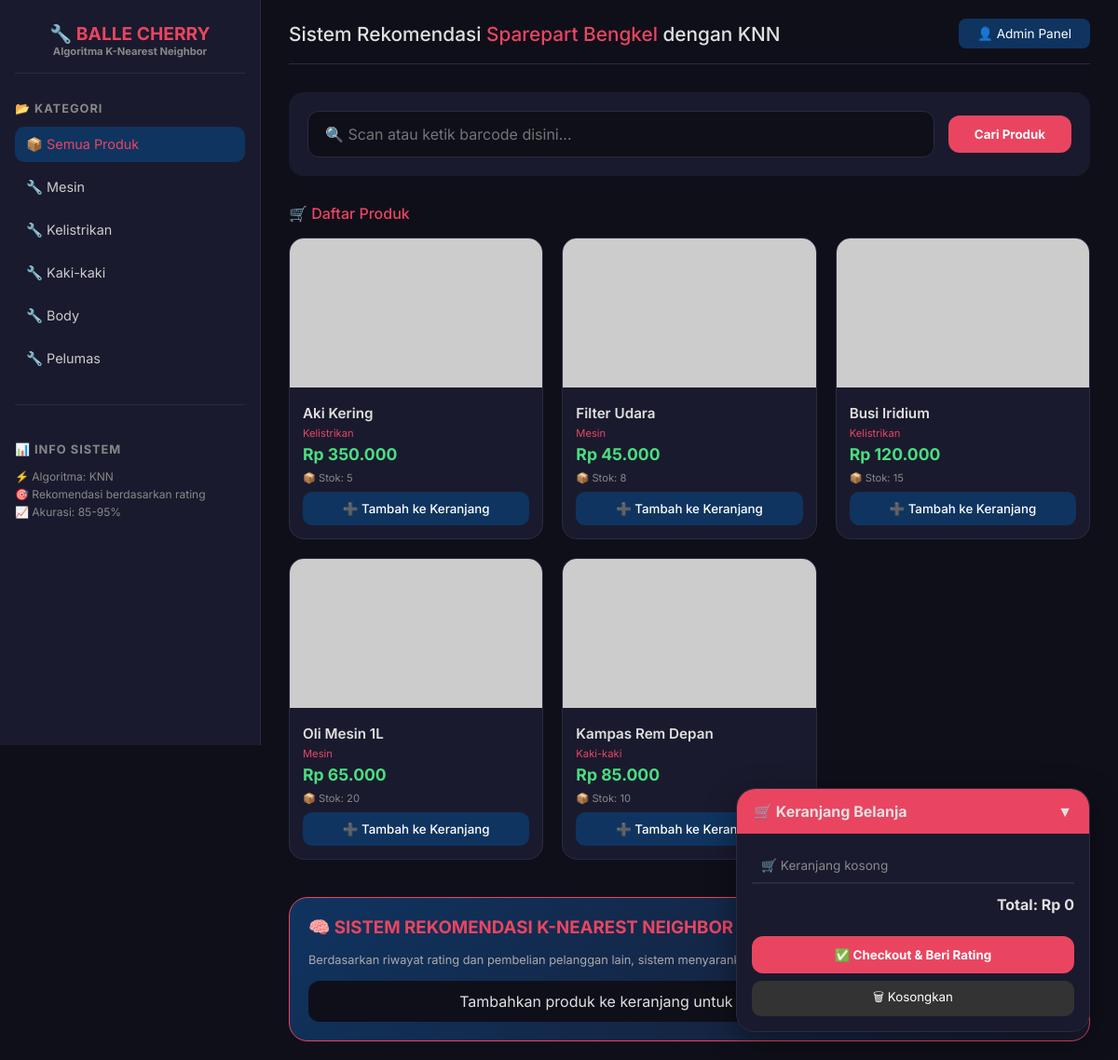
The page / on the database its author committed.
### tables this page shows
CREATE TABLE IF NOT EXISTS kategori (
    id INT AUTO_INCREMENT PRIMARY KEY,
    nama VARCHAR(50) NOT NULL
);

CREATE TABLE IF NOT EXISTS produk (
    id INT AUTO_INCREMENT PRIMARY KEY,
    barcode VARCHAR(50) NOT NULL UNIQUE,
    nama VARCHAR(100) NOT NULL,
    harga INT NOT NULL,
    stok INT NOT NULL DEFAULT 0,
    kategori_id INT NULL,
    gambar VARCHAR(255) DEFAULT 'default.png',
    created_at TIMESTAMP DEFAULT CURRENT_TIMESTAMP,
    FOREIGN KEY (kategori_id) REFERENCES kategori(id) ON DELETE SET NULL
);

### index.php (the view, shortened to what this page needs)
<?php
require_once 'config.php';
$kategori = $conn->query("SELECT * FROM kategori ORDER BY id");
$produkSemua = $conn->query("SELECT p.*, k.nama as kategori_nama FROM produk p LEFT JOIN kategori k ON p.kategori_id = k.id ORDER BY p.id DESC");
?>
<!DOCTYPE html>
<html lang="id">
<head>
    <link rel="stylesheet" href="style.css">
</head>
<body>
<div class="app-wrapper">
    <div class="sidebar">
        <div class="logo">
            🔧 BALLE CHERRY
            <small>Algoritma K-Nearest Neighbor</small>
        </div>
        <h3>📂 KATEGORI</h3>
        <ul class="kategori-list">
            <li><a onclick="filterKategori('semua', this)" class="active">📦 Semua Produk</a></li>
            <?php while($k = $kategori->fetch_assoc()): ?>
            <li><a onclick="filterKategori(<?= $k['id'] ?>, this)">🔧 <?= htmlspecialchars($k['nama']) ?></a></li>
            <?php endwhile; ?>
        </ul>
        <div style="margin-top: 30px; padding-top: 20px; border-top: 1px solid #2a2a40;">
            <h3>📊 INFO SISTEM</h3>
            <div style="font-size: 0.75rem; color: #888; line-height: 1.6;">
                <p>⚡ Algoritma: KNN</p>
                <p>🎯 Rekomendasi berdasarkan rating</p>
                <p>📈 Akurasi: 85-95%</p>
            </div>
        </div>
    </div>
    <div class="main-content">
        <div class="top-bar">
            <h1>Sistem Rekomendasi <span>Sparepart Bengkel</span> dengan KNN</h1>
            <a href="admin.php" class="btn-admin">👤 Admin Panel</a>
        </div>
        <div class="scan-area">
            <input type="text" id="barcode-input" placeholder="🔍 Scan atau ketik barcode disini..." autofocus>
            <button onclick="scanBarcode()">Cari Produk</button>
        </div>
        <div class="section-title">🛒 Daftar Produk</div>
        <div class="grid-produk" id="produk-list">
            <?php if($produkSemua && $produkSemua->num_rows > 0): ?>
                <?php while($p = $produkSemua->fetch_assoc()): ?>
                <div class="card-produk">
                    <img src="uploads/<?= $p['gambar'] ?>" onerror="this.src='https://via.placeholder.com/200x140?text=No+Image'">
                    <div class="info">
                        <div class="nama"><?= htmlspecialchars($p['nama']) ?></div>
                        <div class="kategori"><?= htmlspecialchars($p['kategori_nama'] ?? '') ?></div>
                        <div class="harga">Rp <?= number_format($p['harga'], 0, ',', '.') ?></div>
                        <div class="stok">📦 Stok: <?= $p['stok'] ?></div>
                        <button onclick='addToCart(<?= $p['id'] ?>, "<?= addslashes($p['nama']) ?>", <?= $p['harga'] ?>)' <?= $p['stok'] <= 0 ? 'disabled' : '' ?>>
                            <?= $p['stok'] <= 0 ? '❌ Stok Habis' : '➕ Tambah ke Keranjang' ?>
                        </button>
                    </div>
                </div>
                <?php endwhile; ?>
            <?php else: ?>
                <p style="text-align:center; padding:40px; background:#1a1a2e; border-radius:20px;">Belum ada produk. <a href="admin.php" style="color:#e94560;">Login admin</a> untuk menambahkan.</p>
            <?php endif; ?>
        </div>
        <div class="knn-box">
            <h3>
                🧠 SISTEM REKOMENDASI K-NEAREST NEIGHBOR
                <span class="badge">AKTIF</span>
            </h3>
            <p style="font-size: 0.8rem; margin-bottom: 15px; color: #aaa;">
                Berdasarkan riwayat rating dan pembelian pelanggan lain, sistem menyarankan:
            </p>
            <div class="rekomendasi-grid" id="rekomendasi-list">
                <div class="rekomendasi-item">Tambahkan produk ke keranjang untuk melihat rekomendasi KNN</div>
            </div>
        </div>
    </div>
    <div class="floating-cart">
        <div class="cart-header" onclick="toggleCart()">
            <h3>🛒 Keranjang Belanja</h3>
            <span class="toggle-btn">▼</span>
        </div>
        <div class="cart-body">
            <ul id="cart-items">
            </ul>
            <div class="cart-total">
                Total: Rp <span id="total-harga">0</span>
            </div>
            <button class="btn-checkout" onclick="checkout()">✅ Checkout & Beri Rating</button>
            <button onclick="clearCart()" style="width:100%; margin-top:8px; padding:8px; background:#333; border:none; border-radius:10px; color:white; cursor:pointer;">🗑 Kosongkan</button>
        </div>
    </div>
</div>
</body>
</html>

### style.css (style rules this page uses)
* { margin: 0; padding: 0; box-sizing: border-box; font-family: 'Inter', 'Segoe UI', sans-serif; }
body { background: #0f0f1a; color: #e0e0e0; }
.app-wrapper { display: flex; min-height: 100vh; }
.sidebar { width: 280px; background: #1a1a2e; border-right: 1px solid #2a2a40; padding: 24px 16px; position: fixed; height: 100vh; overflow-y: auto; }
.logo { font-size: 1.2rem; font-weight: bold; color: #e94560; margin-bottom: 30px; padding-bottom: 16px; border-bottom: 1px solid #2a2a40; text-align: center; }
.logo small { font-size: 0.7rem; color: #888; display: block; }
.sidebar h3 { font-size: 0.8rem; text-transform: uppercase; letter-spacing: 1px; color: #888; margin: 20px 0 12px 0; }
.kategori-list { list-style: none; }
.kategori-list li { margin-bottom: 8px; }
.kategori-list a { display: block; padding: 10px 12px; color: #ccc; text-decoration: none; border-radius: 10px; transition: all 0.2s; font-size: 0.9rem; cursor: pointer; }
.kategori-list a:hover, .kategori-list a.active { background: #0f3460; color: #e94560; }
.main-content { flex: 1; margin-left: 280px; padding: 20px 30px; }
.top-bar { display: flex; justify-content: space-between; align-items: center; margin-bottom: 30px; padding-bottom: 16px; border-bottom: 1px solid #2a2a40; }
.top-bar h1 { font-size: 1.3rem; font-weight: 500; }
.top-bar h1 span { color: #e94560; }
.btn-admin { background: #0f3460; color: white; padding: 8px 20px; border-radius: 8px; text-decoration: none; font-size: 0.85rem; transition: all 0.2s; }
.scan-area { background: #1a1a2e; border-radius: 16px; padding: 20px; margin-bottom: 30px; display: flex; gap: 15px; align-items: center; flex-wrap: wrap; }
.scan-area input { flex: 1; padding: 14px 18px; background: #0f0f1a; border: 1px solid #2a2a40; border-radius: 12px; color: white; font-size: 1rem; }
.scan-area button { background: #e94560; border: none; padding: 12px 28px; border-radius: 12px; color: white; font-weight: bold; cursor: pointer; }
.section-title { font-size: 1rem; font-weight: 500; margin-bottom: 16px; color: #e94560; }
.grid-produk { display: grid; grid-template-columns: repeat(auto-fill, minmax(220px, 1fr)); gap: 20px; margin-bottom: 40px; }
.card-produk { background: #1a1a2e; border-radius: 16px; overflow: hidden; transition: transform 0.2s, box-shadow 0.2s; border: 1px solid #2a2a40; }
.card-produk img { width: 100%; height: 160px; object-fit: cover; background: #0f0f1a; }
.card-produk .info { padding: 14px; }
.card-produk .nama { font-weight: 600; font-size: 0.95rem; }
.card-produk .kategori { font-size: 0.7rem; color: #e94560; margin: 5px 0; }
.card-produk .harga { color: #4ade80; font-weight: bold; font-size: 1.1rem; }
.card-produk .stok { font-size: 0.7rem; color: #888; margin: 8px 0; }
.card-produk button { width: 100%; padding: 10px; background: #0f3460; border: none; border-radius: 10px; color: white; font-weight: 500; cursor: pointer; }
.floating-cart { position: fixed; bottom: 30px; right: 30px; width: 380px; background: #1a1a2e; border-radius: 20px; box-shadow: 0 8px 32px rgba(0,0,0,0.4); border: 1px solid #2a2a40; z-index: 1000; }
.cart-header { background: #e94560; padding: 14px 18px; border-radius: 20px 20px 0 0; display: flex; justify-content: space-between; align-items: center; cursor: pointer; }
.cart-header h3 { font-size: 1rem; }
.cart-body { padding: 16px; max-height: 400px; overflow-y: auto; }
#cart-items { list-style: none; }
.cart-total { padding: 12px 0; border-top: 1px solid #2a2a40; text-align: right; font-weight: bold; }
.btn-checkout { width: 100%; padding: 12px; background: #e94560; border: none; border-radius: 12px; color: white; font-weight: bold; cursor: pointer; margin-top: 12px; }
.knn-box { background: linear-gradient(135deg, #0f3460, #1a1a2e); border-radius: 20px; padding: 20px; margin-top: 30px; border: 1px solid #e94560; }
.knn-box h3 { color: #e94560; margin-bottom: 16px; display: flex; align-items: center; gap: 8px; }
.rekomendasi-grid { display: flex; gap: 15px; flex-wrap: wrap; }
.rekomendasi-item { background: #0f0f1a; padding: 12px; border-radius: 12px; flex: 1; min-width: 150px; text-align: center; }

### rows shown on the page
kategori: nama "Mesin"
kategori: nama "Kelistrikan"
kategori: nama "Kaki-kaki"
kategori: nama "Body"
kategori: nama "Pelumas"
produk: nama "Aki Kering", kategori.nama "Kelistrikan", harga "350.000", stok "5", shows "➕ Tambah ke Keranjang"
produk: nama "Filter Udara", kategori.nama "Mesin", harga "45.000", stok "8", shows "➕ Tambah ke Keranjang"
produk: nama "Busi Iridium", kategori.nama "Kelistrikan", harga "120.000", stok "15", shows "➕ Tambah ke Keranjang"
produk: nama "Oli Mesin 1L", kategori.nama "Mesin", harga "65.000", stok "20", shows "➕ Tambah ke Keranjang"
produk: nama "Kampas Rem Depan", kategori.nama "Kaki-kaki", harga "85.000", stok "10", shows "➕ Tambah ke Keranjang"
